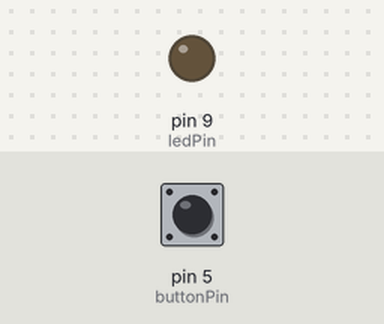
Recording of a sketch running on a simulated Arduino Uno, built with avr-gcc and run on an emulated ATmega328P. Shown: output pins drawn as LEDs (lit = HIGH). Inputs (shaded band) come from the test bench; at power-on: pin 5 (buttonPin) HIGH.

Above: at 1.2 s.
1.3 s: pin 5 (buttonPin) pulled LOW for 1 s
At 1.42 s:
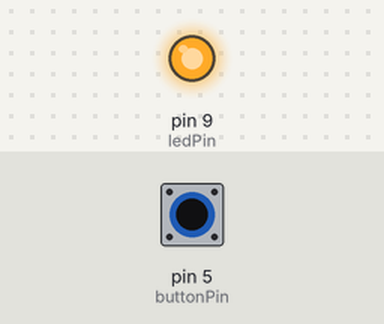
4.3 s: pin 5 (buttonPin) pulled LOW for 3.2 s
At 8.8 s:
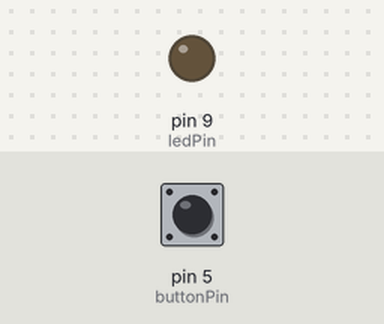
Timing chart, 0 to 10.3 s (numbered marks = the images above; inputs shaded):
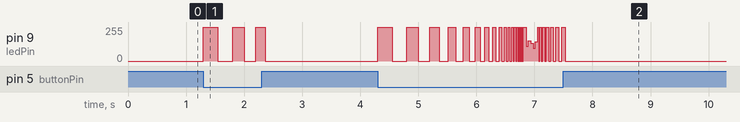

The sketch:

secondProject_v2.ino
```cpp
int ledPin = 9;
int buttonPin = 5;
int blinkPeriod = 250;
boolean decreasing = true;

void setup()
{
  pinMode(ledPin, OUTPUT);
  pinMode(buttonPin, INPUT_PULLUP);
}

// the loop routine runs over and over again forever:
void loop()
{
  boolean b = digitalRead(buttonPin);
  if (b == HIGH)
  {
    blinkPeriod = 250;
  }
  else
  {
    digitalWrite(ledPin, HIGH);   // turn the LED on (HIGH is the voltage level)
    delay(blinkPeriod);               // wait for a second
    digitalWrite(ledPin, LOW);    // turn the LED off by making the voltage LOW
    delay(blinkPeriod);               // wait for a second
    if(decreasing)
    {
      blinkPeriod = blinkPeriod - blinkPeriod/5;
    }
    else
    {
      if(blinkPeriod/5 > 1)
      {
        blinkPeriod = blinkPeriod + blinkPeriod/5;
      }
      else
      {
        blinkPeriod++;
      }
    }
    if(decreasing && blinkPeriod <= 5)
    {
      decreasing = false;
    }
    else if(!decreasing && blinkPeriod > 250)
    {
      decreasing = true;
    }
  }
}
```

Measured:
- after the input at 1.3 s, pin 9 (ledPin): goes 255/255 0.25 s, 0/255 0.25 s, 255/255 0.20 s, 0/255 0.20 s, 255/255 0.16 s, then 0/255, starting at once
- after the input at 4.3 s, pin 9 (ledPin): 0/255 → 255/255 at once, → 0/255 0.25 s later, → 255/255 0.25 s later, → 0/255 0.20 s later, … (56 changes in this stretch)
